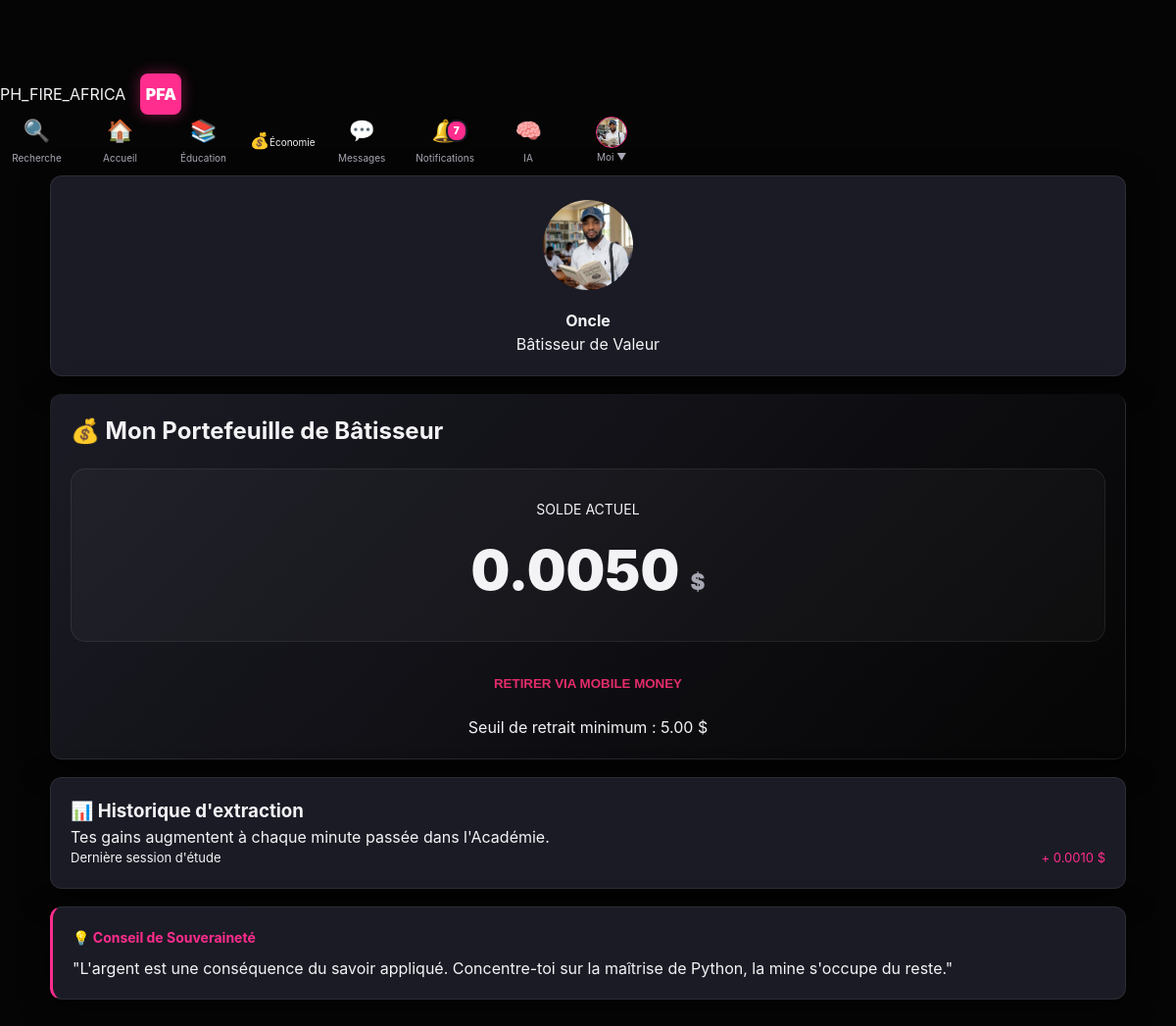
Before: /wallet (signed in) with the older database file.
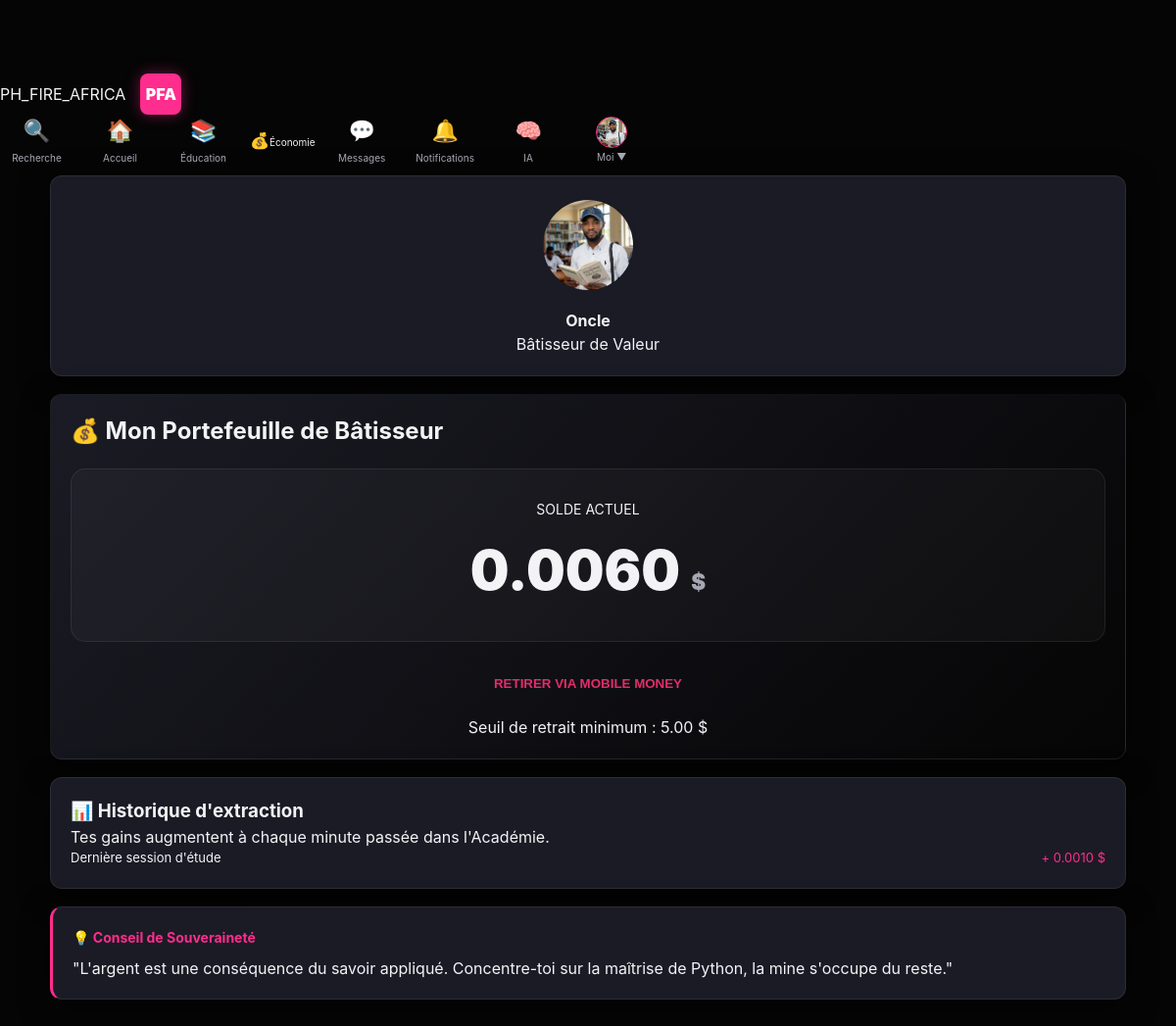
After: the same page with the newer database file.
### tables this page shows
CREATE TABLE wallets (id INTEGER PRIMARY KEY AUTOINCREMENT, user_id INTEGER UNIQUE, balance REAL DEFAULT 0.0, total_earnings REAL DEFAULT 0.0, watch_time INTEGER DEFAULT 0);

### app.py (the view)
    @app.get("/wallet")
    @login_required
    def wallet():
        me = current_user()
        w = db_one("SELECT * FROM wallets WHERE user_id=?", (me['id'],))
        if not w:
            db_execute("INSERT INTO wallets (user_id) VALUES (?)", (me['id'],))
            w = db_one("SELECT * FROM wallets WHERE user_id=?", (me['id'],))
        return render_template("wallet.html", wallet=w)

### templates/wallet.html (shortened to what this page needs)
{% extends "base.html" %}
{% block content %}
    <aside class="left-rail">
        <div class="card" style="text-align: center; padding: 20px;">
            <img src="{{ url_for('static', filename='uploads/' + (me.profile_pic if me.profile_pic else 'default_avatar.png')) }}"
                 class="avatar-large" style="margin: 0 auto 15px; display: block;">
            <h3 style="font-size: 16px;">{{ me.display_name }}</h3>
            <p class="muted small">Bâtisseur de Valeur</p>
        </div>
    </aside>
    <main class="feed-rail">
        <div class="card" style="border-top: 4px solid var(--ok); background: linear-gradient(135deg, #1b1b25, #050505);">
            <h2 style="color: var(--ok); margin-bottom: 20px;">💰 Mon Portefeuille de Bâtisseur</h2>
            <div style="background: rgba(255,255,255,0.03); padding: 30px; border-radius: 15px; text-align: center; border: 1px solid var(--border);">
                <span class="muted" style="font-size: 14px; display: block; margin-bottom: 10px;">SOLDE ACTUEL</span>
                <div style="font-size: 3.5em; font-weight: 900; color: var(--text);">
                    {{ "%.4f"|format(wallet.total_earnings if wallet else 0) }} <span style="font-size: 0.4em; color: var(--muted);">$</span>
                </div>
            </div>
            <div style="margin-top: 25px; display: flex; flex-direction: column; gap: 15px;">
                <button class="btn" style="background: var(--ok); color: #e42c6a; width: 100%; font-weight: 800;" onclick="alert('Le module de retrait M-Pesa est en cours de sécurisation...')">
                    RETIRER VIA MOBILE MONEY
                </button>
                <p class="small muted" style="text-align: center;">Seuil de retrait minimum : 5.00 $</p>
            </div>
        </div>
        <div class="card">
            <h3>📊 Historique d'extraction</h3>
            <p class="small muted">Tes gains augmentent à chaque minute passée dans l'Académie.</p>
            <div style="display: flex; justify-content: space-between; font-size: 13px;">
                <span>Dernière session d'étude</span>
                <span style="color: var(--accent);">+ 0.0010 $</span>
            </div>
        </div>
    </main>
    <aside class="right-rail">
        <div class="card" style="border-left: 3px solid var(--accent);">
            <h4 style="font-size: 14px; color: var(--accent); margin-bottom: 10px;">💡 Conseil de Souveraineté</h4>
            <p class="small" style="line-height: 1.4;">
                "L'argent est une conséquence du savoir appliqué. Concentre-toi sur la maîtrise de Python, la mine s'occupe du reste."
            </p>
        </div>
    </aside>
{% endblock %}

### templates/base.html (shortened to what this page needs)
<!DOCTYPE html>
<html lang="fr">
<head>
  <link rel="stylesheet" href="{{ url_for('static', filename='style.css') }}">
</head>
<body>
  {% if me %}
  <div class="nav-left">
     <a href="{{ url_for('feed') }}" class="nav-logo">PH_FIRE_AFRICA</a>
    <a href="{{ url_for('feed') }}" class="logo-pfa">PFA</a>
  </div>
      <nav class="nav-icons-group">
      <a href="{{ url_for('rechercher') }}" class="nav-link-icon" title="Rechercher">
      <span class="icon">🔍</span><span class="nav-text">Recherche</span></a>
      <a href="{{ url_for('feed') }}" class="nav-link-icon" title="Accueil">
      <span class="icon">🏠</span><span class="nav-text">Accueil</span></a>
      <a href="{{ url_for('academie_home') }}" class="nav-link-icon" title="Éducation">
      <span class="icon">📚</span><span class="nav-text">Éducation</span></a>
      <a href="{{ url_for('wallet') }}" class="nav-icon" title="Économie">
      <span class="icon">💰</span><span class="nav-text">Économie</span></a>
      <a href="{{ url_for('messages') }}" class="nav-link-icon" title="Messages">
    <span class="icon">💬</span>
    <span class="nav-text">Messages</span>
</a>
<a href="{{ url_for('notifications') }}" class="nav-link-icon" title="Notifications">
    <span class="icon">🔔</span>
    {% if unread_notifications > 0 %}
        <span class="badge-alert">{{ unread_notifications }}</span>
    {% endif %}
    <span class="nav-text">Notifications</span>
</a>
      <a href="{{ url_for('tuteur_view') }}" class="nav-link-icon" title="IA Mwalimu">
      <span class="icon">🧠</span><span class="nav-text">IA</span></a>
      <a href="{{ url_for('profile', username=me.username) }}" class="nav-link-icon profile-link">
      <img src="{{ url_for('static', filename='uploads/' ~ me.profile_pic) }}" class="avatar-nav" onerror="this.src='https://ui-avatars.com/api/?name={{ me.display_name }}&background=ff2d8d&color=fff'">
      <span class="nav-text">Moi ▼</span></a>
    </nav>
  {% endif %}
  <main class="container">
    {% block content %}{% endblock %}
  </main>
</body>
</html>

Changed rows visible on the page:
changed wallets: total_earnings "0.0050" → "0.0060"
Other visible differences:
{{ unread_notifications }}: "7" → (not shown)
